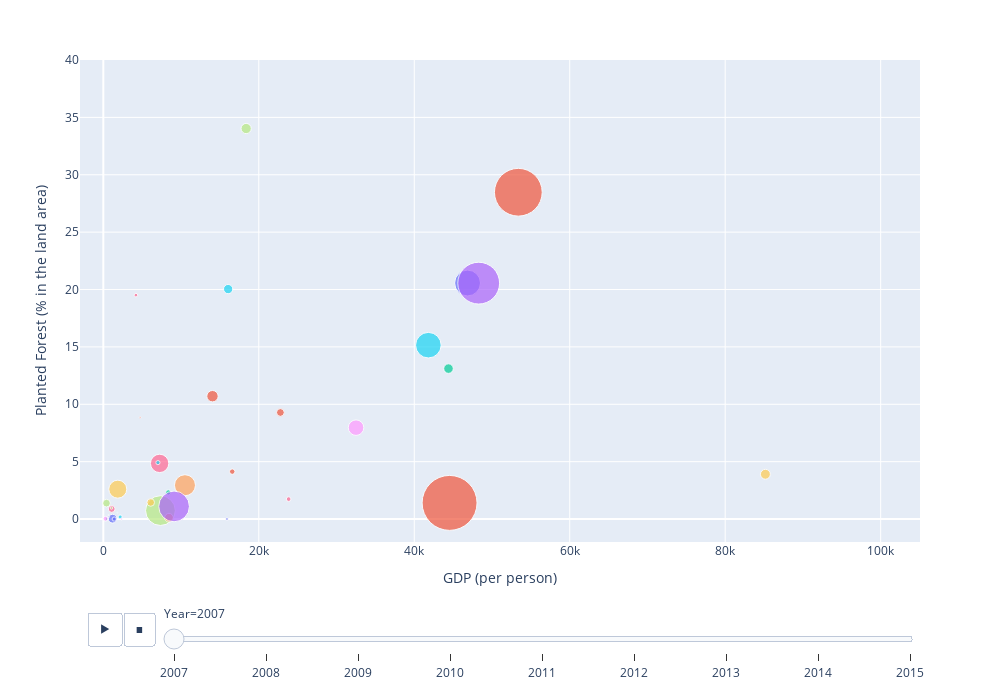

Notebook code for this chart:
### Code cell
import plotly.express as px

fig = px.scatter(data_year_select, x="GDP", y="Planted Forest(%)", animation_frame="Year", animation_group="Country",
        size="Net Export(1000 USD)", color="Country", size_max=40, range_x=[-3000,105059], range_y=[-2,40])

fig.update_layout(
    xaxis_title="GDP (per person)",
    yaxis_title="Planted Forest (% in the land area)",
    width=1000,
    height=700,
    showlegend=False
)

### Figure 1 — Plotly figure (JSON) as saved in the notebook; plotly's stock layout.template omitted (floating-point values rounded to 4 significant figures)
{"data": [{"hoverlabel": {"namelength": 0}, "hovertemplate": "Country=Austria<br>Year=2007<br>GDP=%{x}<br>Planted Forest(%)=%{y}<br>Net Export(1000 USD)=%{marker.size}", "ids": ["Austria"], "legendgroup": "Country=Austria", "marker": {"color": "#636efa", "size": [3890724], "sizemode": "area", "sizeref": 11640.0, "symbol": "circle"}, "mode": "markers", "name": "Country=Austria", "showlegend": true, "type": "scatter", "x": [46860.0], "xaxis": "x", "y": [20.57], "yaxis": "y"}, {"hoverlabel": {"namelength": 0}, "hovertemplate": "Country=Belarus<br>Year=2007<br>GDP=%{x}<br>Planted Forest(%)=%{y}<br>Net Export(1000 USD)=%{marker.size}", "ids": ["Belarus"], "legendgroup": "Country=Belarus", "marker": {"color": "#EF553B", "size": [17376], "sizemode": "area", "sizeref": 11640.0, "symbol": "circle"}, "mode": "markers", "name": "Country=Belarus", "showlegend": true, "type": "scatter", "x": [4736.0], "xaxis": "x", "y": [8.857], "yaxis": "y"}, {"hoverlabel": {"namelength": 0}, "hovertemplate": "Country=Belgium<br>Year=2007<br>GDP=%{x}<br>Planted Forest(%)=%{y}<br>Net Export(1000 USD)=%{marker.size}", "ids": ["Belgium"], "legendgroup": "Country=Belgium", "marker": {"color": "#00cc96", "size": [536939], "sizemode": "area", "sizeref": 11640.0, "symbol": "circle"}, "mode": "markers", "name": "Country=Belgium", "showlegend": true, "type": "scatter", "x": [44400.0], "xaxis": "x", "y": [13.11], "yaxis": "y"}, {"hoverlabel": {"namelength": 0}, "hovertemplate": "Country=Benin<br>Year=2007<br>GDP=%{x}<br>Planted Forest(%)=%{y}<br>Net Export(1000 USD)=%{marker.size}", "ids": ["Benin"], "legendgroup": "Country=Benin", "marker": {"color": "#FFA15A", "size": [856], "sizemode": "area", "sizeref": 11640.0, "symbol": "circle"}, "mode": "markers", "name": "Country=Benin", "showlegend": true, "type": "scatter", "x": [706.1], "xaxis": "x", "y": [0.1472], "yaxis": "y"}, {"hoverlabel": {"namelength": 0}, "hovertemplate": "Country=Bhutan<br>Year=2007<br>GDP=%{x}<br>Planted Forest(%)=%{y}<br>Net Export(1000 USD)=%{marker.size}", "ids": ["Bhutan"], "legendgroup": "Country=Bhutan", "marker": {"color": "#19d3f3", "size": [4221], "sizemode": "area", "sizeref": 11640.0, "symbol": "circle"}, "mode": "markers", "name": "Country=Bhutan", "showlegend": true, "type": "scatter", "x": [1799.0], "xaxis": "x", "y": [0.5562], "yaxis": "y"}, {"hoverlabel": {"namelength": 0}, "hovertemplate": "Country=Bosnia and Herzegovina<br>Year=2007<br>GDP=%{x}<br>Planted Forest(%)=%{y}<br>Net Export(1000 USD)=%{marker.size}", "ids": ["Bosnia and Herzegovina"], "legendgroup": "Country=Bosnia and Herzegovina", "marker": {"color": "#FF6692", "size": [76850], "sizemode": "area", "sizeref": 11640.0, "symbol": "circle"}, "mode": "markers", "name": "Country=Bosnia and Herzegovina", "showlegend": true, "type": "scatter", "x": [4193.0], "xaxis": "x", "y": [19.51], "yaxis": "y"}, {"hoverlabel": {"namelength": 0}, "hovertemplate": "Country=Brazil<br>Year=2007<br>GDP=%{x}<br>Planted Forest(%)=%{y}<br>Net Export(1000 USD)=%{marker.size}", "ids": ["Brazil"], "legendgroup": "Country=Brazil", "marker": {"color": "#B6E880", "size": [5153702], "sizemode": "area", "sizeref": 11640.0, "symbol": "circle"}, "mode": "markers", "name": "Country=Brazil", "showlegend": true, "type": "scatter", "x": [7348.0], "xaxis": "x", "y": [0.7371], "yaxis": "y"}, {"hoverlabel": {"namelength": 0}, "hovertemplate": "Country=Cameroon<br>Year=2007<br>GDP=%{x}<br>Planted Forest(%)=%{y}<br>Net Export(1000 USD)=%{marker.size}", "ids": ["Cameroon"], "legendgroup": "Country=Cameroon", "marker": {"color": "#636efa", "size": [447093], "sizemode": "area", "sizeref": 11640.0, "symbol": "circle"}, "mode": "markers", "name": "Country=Cameroon", "showlegend": true, "type": "scatter", "x": [1194.0], "xaxis": "x", "y": [0.03419], "yaxis": "y"}, {"hoverlabel": {"namelength": 0}, "hovertemplate": "Country=Canada<br>Year=2007<br>GDP=%{x}<br>Planted Forest(%)=%{y}<br>Net Export(1000 USD)=%{marker.size}", "ids": ["Canada"], "legendgroup": "Country=Canada", "marker": {"color": "#EF553B", "size": [17572346], "sizemode": "area", "sizeref": 11640.0, "symbol": "circle"}, "mode": "markers", "name": "Country=Canada", "showlegend": true, "type": "scatter", "x": [44540.0], "xaxis": "x", "y": [1.407], "yaxis": "y"}, {"hoverlabel": {"namelength": 0}, "hovertemplate": "Country=Central African Republic<br>Year=2007<br>GDP=%{x}<br>Planted Forest(%)=%{y}<br>Net Export(1000 USD)=%{marker.size}", "ids": ["Central African Republic"], "legendgroup": "Country=Central African Republic", "marker": {"color": "#00cc96", "size": [49334], "sizemode": "area", "sizeref": 11640.0, "symbol": "circle"}, "mode": "markers", "name": "Country=Central African Republic", "showlegend": true, "type": "scatter", "x": [404.4], "xaxis": "x", "y": [0.00321], "yaxis": "y"}, {"hoverlabel": {"namelength": 0}, "hovertemplate": "Country=Chile<br>Year=2007<br>GDP=%{x}<br>Planted Forest(%)=%{y}<br>Net Export(1000 USD)=%{marker.size}", "ids": ["Chile"], "legendgroup": "Country=Chile", "marker": {"color": "#FFA15A", "size": [2578070], "sizemode": "area", "sizeref": 11640.0, "symbol": "circle"}, "mode": "markers", "name": "Country=Chile", "showlegend": true, "type": "scatter", "x": [10500.0], "xaxis": "x", "y": [2.947], "yaxis": "y"}, {"hoverlabel": {"namelength": 0}, "hovertemplate": "Country=Congo<br>Year=2007<br>GDP=%{x}<br>Planted Forest(%)=%{y}<br>Net Export(1000 USD)=%{marker.size}", "ids": ["Congo"], "legendgroup": "Country=Congo", "marker": {"color": "#19d3f3", "size": [101692], "sizemode": "area", "sizeref": 11640.0, "symbol": "circle"}, "mode": "markers", "name": "Country=Congo", "showlegend": true, "type": "scatter", "x": [2166.0], "xaxis": "x", "y": [0.1775], "yaxis": "y"}, {"hoverlabel": {"namelength": 0}, "hovertemplate": "Country=Czechia<br>Year=2007<br>GDP=%{x}<br>Planted Forest(%)=%{y}<br>Net Export(1000 USD)=%{marker.size}", "ids": ["Czechia"], "legendgroup": "Country=Czechia", "marker": {"color": "#B6E880", "size": [609077], "sizemode": "area", "sizeref": 11640.0, "symbol": "circle"}, "mode": "markers", "name": "Country=Czechia", "showlegend": true, "type": "scatter", "x": [18370.0], "xaxis": "x", "y": [34.03], "yaxis": "y"}, {"hoverlabel": {"namelength": 0}, "hovertemplate": "Country=Democratic Republic of the Congo<br>Year=2007<br>GDP=%{x}<br>Planted Forest(%)=%{y}<br>Net Export(1000 USD)=%{marker.size}", "ids": ["Democratic Republic of the Congo"], "legendgroup": "Country=Democratic Republic of the Congo", "marker": {"color": "#FF97FF", "size": [138103], "sizemode": "area", "sizeref": 11640.0, "symbol": "circle"}, "mode": "markers", "name": "Country=Democratic Republic of the Congo", "showlegend": true, "type": "scatter", "x": [286.3], "xaxis": "x", "y": [0.02551], "yaxis": "y"}, {"hoverlabel": {"namelength": 0}, "hovertemplate": "Country=Equatorial Guinea<br>Year=2007<br>GDP=%{x}<br>Planted Forest(%)=%{y}<br>Net Export(1000 USD)=%{marker.size}", "ids": ["Equatorial Guinea"], "legendgroup": "Country=Equatorial Guinea", "marker": {"color": "#636efa", "size": [47000], "sizemode": "area", "sizeref": 11640.0, "symbol": "circle"}, "mode": "markers", "name": "Country=Equatorial Guinea", "showlegend": true, "type": "scatter", "x": [15910.0], "xaxis": "x", "y": [0.004456], "yaxis": "y"}, {"hoverlabel": {"namelength": 0}, "hovertemplate": "Country=Estonia<br>Year=2007<br>GDP=%{x}<br>Planted Forest(%)=%{y}<br>Net Export(1000 USD)=%{marker.size}", "ids": ["Estonia"], "legendgroup": "Country=Estonia", "marker": {"color": "#EF553B", "size": [173054], "sizemode": "area", "sizeref": 11640.0, "symbol": "circle"}, "mode": "markers", "name": "Country=Estonia", "showlegend": true, "type": "scatter", "x": [16590.0], "xaxis": "x", "y": [4.133], "yaxis": "y"}, {"hoverlabel": {"namelength": 0}, "hovertemplate": "Country=Finland<br>Year=2007<br>GDP=%{x}<br>Planted Forest(%)=%{y}<br>Net Export(1000 USD)=%{marker.size}", "ids": ["Finland"], "legendgroup": "Country=Finland", "marker": {"color": "#ab63fa", "size": [10180842], "sizemode": "area", "sizeref": 11640.0, "symbol": "circle"}, "mode": "markers", "name": "Country=Finland", "showlegend": true, "type": "scatter", "x": [48290.0], "xaxis": "x", "y": [20.56], "yaxis": "y"}, {"hoverlabel": {"namelength": 0}, "hovertemplate": "Country=Gabon<br>Year=2007<br>GDP=%{x}<br>Planted Forest(%)=%{y}<br>Net Export(1000 USD)=%{marker.size}", "ids": ["Gabon"], "legendgroup": "Country=Gabon", "marker": {"color": "#FFA15A", "size": [446496], "sizemode": "area", "sizeref": 11640.0, "symbol": "circle"}, "mode": "markers", "name": "Country=Gabon", "showlegend": true, "type": "scatter", "x": [8447.0], "xaxis": "x", "y": [0.1164], "yaxis": "y"}, {"hoverlabel": {"namelength": 0}, "hovertemplate": "Country=Germany<br>Year=2007<br>GDP=%{x}<br>Planted Forest(%)=%{y}<br>Net Export(1000 USD)=%{marker.size}", "ids": ["Germany"], "legendgroup": "Country=Germany", "marker": {"color": "#19d3f3", "size": [3809450], "sizemode": "area", "sizeref": 11640.0, "symbol": "circle"}, "mode": "markers", "name": "Country=Germany", "showlegend": true, "type": "scatter", "x": [41810.0], "xaxis": "x", "y": [15.15], "yaxis": "y"}, {"hoverlabel": {"namelength": 0}, "hovertemplate": "Country=Ghana<br>Year=2007<br>GDP=%{x}<br>Planted Forest(%)=%{y}<br>Net Export(1000 USD)=%{marker.size}", "ids": ["Ghana"], "legendgroup": "Country=Ghana", "marker": {"color": "#FF6692", "size": [272437], "sizemode": "area", "sizeref": 11640.0, "symbol": "circle"}, "mode": "markers", "name": "Country=Ghana", "showlegend": true, "type": "scatter", "x": [1078.0], "xaxis": "x", "y": [0.879], "yaxis": "y"}, {"hoverlabel": {"namelength": 0}, "hovertemplate": "Country=Guinea<br>Year=2007<br>GDP=%{x}<br>Planted Forest(%)=%{y}<br>Net Export(1000 USD)=%{marker.size}", "ids": ["Guinea"], "legendgroup": "Country=Guinea", "marker": {"color": "#B6E880", "size": [7016], "sizemode": "area", "sizeref": 11640.0, "symbol": "circle"}, "mode": "markers", "name": "Country=Guinea", "showlegend": true, "type": "scatter", "x": [660.0], "xaxis": "x", "y": [0.3516], "yaxis": "y"}, {"hoverlabel": {"namelength": 0}, "hovertemplate": "Country=Guyana<br>Year=2007<br>GDP=%{x}<br>Planted Forest(%)=%{y}<br>Net Export(1000 USD)=%{marker.size}", "ids": ["Guyana"], "legendgroup": "Country=Guyana", "marker": {"color": "#FF97FF", "size": [25185], "sizemode": "area", "sizeref": 11640.0, "symbol": "circle"}, "mode": "markers", "name": "Country=Guyana", "showlegend": true, "type": "scatter", "x": [2331.0], "xaxis": "x", "y": [0], "yaxis": "y"}, {"hoverlabel": {"namelength": 0}, "hovertemplate": "Country=Indonesia<br>Year=2007<br>GDP=%{x}<br>Planted Forest(%)=%{y}<br>Net Export(1000 USD)=%{marker.size}", "ids": ["Indonesia"], "legendgroup": "Country=Indonesia", "marker": {"color": "#FECB52", "size": [1885261], "sizemode": "area", "sizeref": 11640.0, "symbol": "circle"}, "mode": "markers", "name": "Country=Indonesia", "showlegend": true, "type": "scatter", "x": [1860.0], "xaxis": "x", "y": [2.604], "yaxis": "y"}, {"hoverlabel": {"namelength": 0}, "hovertemplate": "Country=Lao People's Democratic Republic<br>Year=2007<br>GDP=%{x}<br>Planted Forest(%)=%{y}<br>Net Export(1000 USD)=%{marker.size}", "ids": ["Lao People's Democratic Republic"], "legendgroup": "Country=Lao People's Democratic Republic", "marker": {"color": "#636efa", "size": [16133], "sizemode": "area", "sizeref": 11640.0, "symbol": "circle"}, "mode": "markers", "name": "Country=Lao People's Democratic Republic", "showlegend": true, "type": "scatter", "x": [710.3], "xaxis": "x", "y": [0.1913], "yaxis": "y"}, {"hoverlabel": {"namelength": 0}, "hovertemplate": "Country=Latvia<br>Year=2007<br>GDP=%{x}<br>Planted Forest(%)=%{y}<br>Net Export(1000 USD)=%{marker.size}", "ids": ["Latvia"], "legendgroup": "Country=Latvia", "marker": {"color": "#EF553B", "size": [756337], "sizemode": "area", "sizeref": 11640.0, "symbol": "circle"}, "mode": "markers", "name": "Country=Latvia", "showlegend": true, "type": "scatter", "x": [14040.0], "xaxis": "x", "y": [10.7], "yaxis": "y"}, {"hoverlabel": {"namelength": 0}, "hovertemplate": "Country=Luxembourg<br>Year=2007<br>GDP=%{x}<br>Planted Forest(%)=%{y}<br>Net Export(1000 USD)=%{marker.size}", "ids": ["Luxembourg"], "legendgroup": "Country=Luxembourg", "marker": {"color": "#FFA15A", "size": [297600], "sizemode": "area", "sizeref": 11640.0, "symbol": "circle"}, "mode": "markers", "name": "Country=Luxembourg", "showlegend": true, "type": "scatter", "x": [106000.0], "xaxis": "x", "y": [11.65], "yaxis": "y"}, {"hoverlabel": {"namelength": 0}, "hovertemplate": "Country=Malaysia<br>Year=2007<br>GDP=%{x}<br>Planted Forest(%)=%{y}<br>Net Export(1000 USD)=%{marker.size}", "ids": ["Malaysia"], "legendgroup": "Country=Malaysia", "marker": {"color": "#FF6692", "size": [1968018], "sizemode": "area", "sizeref": 11640.0, "symbol": "circle"}, "mode": "markers", "name": "Country=Malaysia", "showlegend": true, "type": "scatter", "x": [7243.0], "xaxis": "x", "y": [4.849], "yaxis": "y"}, {"hoverlabel": {"namelength": 0}, "hovertemplate": "Country=Myanmar<br>Year=2007<br>GDP=%{x}<br>Planted Forest(%)=%{y}<br>Net Export(1000 USD)=%{marker.size}", "ids": ["Myanmar"], "legendgroup": "Country=Myanmar", "marker": {"color": "#B6E880", "size": [345738], "sizemode": "area", "sizeref": 11640.0, "symbol": "circle"}, "mode": "markers", "name": "Country=Myanmar", "showlegend": true, "type": "scatter", "x": [406.7], "xaxis": "x", "y": [1.384], "yaxis": "y"}, {"hoverlabel": {"namelength": 0}, "hovertemplate": "Country=New Zealand<br>Year=2007<br>GDP=%{x}<br>Planted Forest(%)=%{y}<br>Net Export(1000 USD)=%{marker.size}", "ids": ["New Zealand"], "legendgroup": "Country=New Zealand", "marker": {"color": "#FF97FF", "size": [1406610], "sizemode": "area", "sizeref": 11640.0, "symbol": "circle"}, "mode": "markers", "name": "Country=New Zealand", "showlegend": true, "type": "scatter", "x": [32510.0], "xaxis": "x", "y": [7.964], "yaxis": "y"}, {"hoverlabel": {"namelength": 0}, "hovertemplate": "Country=Norway<br>Year=2007<br>GDP=%{x}<br>Planted Forest(%)=%{y}<br>Net Export(1000 USD)=%{marker.size}", "ids": ["Norway"], "legendgroup": "Country=Norway", "marker": {"color": "#FECB52", "size": [569490], "sizemode": "area", "sizeref": 11640.0, "symbol": "circle"}, "mode": "markers", "name": "Country=Norway", "showlegend": true, "type": "scatter", "x": [85170.0], "xaxis": "x", "y": [3.902], "yaxis": "y"}, {"hoverlabel": {"namelength": 0}, "hovertemplate": "Country=Papua New Guinea<br>Year=2007<br>GDP=%{x}<br>Planted Forest(%)=%{y}<br>Net Export(1000 USD)=%{marker.size}", "ids": ["Papua New Guinea"], "legendgroup": "Country=Papua New Guinea", "marker": {"color": "#636efa", "size": [101956], "sizemode": "area", "sizeref": 11640.0, "symbol": "circle"}, "mode": "markers", "name": "Country=Papua New Guinea", "showlegend": true, "type": "scatter", "x": [1402.0], "xaxis": "x", "y": [0], "yaxis": "y"}, {"hoverlabel": {"namelength": 0}, "hovertemplate": "Country=Portugal<br>Year=2007<br>GDP=%{x}<br>Planted Forest(%)=%{y}<br>Net Export(1000 USD)=%{marker.size}", "ids": ["Portugal"], "legendgroup": "Country=Portugal", "marker": {"color": "#EF553B", "size": [353167], "sizemode": "area", "sizeref": 11640.0, "symbol": "circle"}, "mode": "markers", "name": "Country=Portugal", "showlegend": true, "type": "scatter", "x": [22780.0], "xaxis": "x", "y": [9.286], "yaxis": "y"}, {"hoverlabel": {"namelength": 0}, "hovertemplate": "Country=Romania<br>Year=2007<br>GDP=%{x}<br>Planted Forest(%)=%{y}<br>Net Export(1000 USD)=%{marker.size}", "ids": ["Romania"], "legendgroup": "Country=Romania", "marker": {"color": "#00cc96", "size": [160913], "sizemode": "area", "sizeref": 11640.0, "symbol": "circle"}, "mode": "markers", "name": "Country=Romania", "showlegend": true, "type": "scatter", "x": [8360.0], "xaxis": "x", "y": [2.323], "yaxis": "y"}, {"hoverlabel": {"namelength": 0}, "hovertemplate": "Country=Russian Federation<br>Year=2007<br>GDP=%{x}<br>Planted Forest(%)=%{y}<br>Net Export(1000 USD)=%{marker.size}", "ids": ["Russian Federation"], "legendgroup": "Country=Russian Federation", "marker": {"color": "#ab63fa", "size": [5494154], "sizemode": "area", "sizeref": 11640.0, "symbol": "circle"}, "mode": "markers", "name": "Country=Russian Federation", "showlegend": true, "type": "scatter", "x": [9101.0], "xaxis": "x", "y": [1.1], "yaxis": "y"}, {"hoverlabel": {"namelength": 0}, "hovertemplate": "Country=Slovakia<br>Year=2007<br>GDP=%{x}<br>Planted Forest(%)=%{y}<br>Net Export(1000 USD)=%{marker.size}", "ids": ["Slovakia"], "legendgroup": "Country=Slovakia", "marker": {"color": "#19d3f3", "size": [501211], "sizemode": "area", "sizeref": 11640.0, "symbol": "circle"}, "mode": "markers", "name": "Country=Slovakia", "showlegend": true, "type": "scatter", "x": [16060.0], "xaxis": "x", "y": [20.04], "yaxis": "y"}, {"hoverlabel": {"namelength": 0}, "hovertemplate": "Country=Slovenia<br>Year=2007<br>GDP=%{x}<br>Planted Forest(%)=%{y}<br>Net Export(1000 USD)=%{marker.size}", "ids": ["Slovenia"], "legendgroup": "Country=Slovenia", "marker": {"color": "#FF6692", "size": [126781], "sizemode": "area", "sizeref": 11640.0, "symbol": "circle"}, "mode": "markers", "name": "Country=Slovenia", "showlegend": true, "type": "scatter", "x": [23840.0], "xaxis": "x", "y": [1.738], "yaxis": "y"}, {"hoverlabel": {"namelength": 0}, "hovertemplate": "Country=Solomon Islands<br>Year=2007<br>GDP=%{x}<br>Planted Forest(%)=%{y}<br>Net Export(1000 USD)=%{marker.size}", "ids": ["Solomon Islands"], "legendgroup": "Country=Solomon Islands", "marker": {"color": "#B6E880", "size": [35147], "sizemode": "area", "sizeref": 11640.0, "symbol": "circle"}, "mode": "markers", "name": "Country=Solomon Islands", "showlegend": true, "type": "scatter", "x": [1049.0], "xaxis": "x", "y": [0.9611], "yaxis": "y"}, {"hoverlabel": {"namelength": 0}, "hovertemplate": "Country=Somalia<br>Year=2007<br>GDP=%{x}<br>Planted Forest(%)=%{y}<br>Net Export(1000 USD)=%{marker.size}", "ids": ["Somalia"], "legendgroup": "Country=Somalia", "marker": {"color": "#FF97FF", "size": [6589], "sizemode": "area", "sizeref": 11640.0, "symbol": "circle"}, "mode": "markers", "name": "Country=Somalia", "showlegend": true, "type": "scatter", "x": [null], "xaxis": "x", "y": [0.004782], "yaxis": "y"}, {"hoverlabel": {"namelength": 0}, "hovertemplate": "Country=South Africa<br>Year=2007<br>GDP=%{x}<br>Planted Forest(%)=%{y}<br>Net Export(1000 USD)=%{marker.size}", "ids": ["South Africa"], "legendgroup": "Country=South Africa", "marker": {"color": "#FECB52", "size": [340885], "sizemode": "area", "sizeref": 11640.0, "symbol": "circle"}, "mode": "markers", "name": "Country=South Africa", "showlegend": true, "type": "scatter", "x": [6096.0], "xaxis": "x", "y": [1.447], "yaxis": "y"}, {"hoverlabel": {"namelength": 0}, "hovertemplate": "Country=Sweden<br>Year=2007<br>GDP=%{x}<br>Planted Forest(%)=%{y}<br>Net Export(1000 USD)=%{marker.size}", "ids": ["Sweden"], "legendgroup": "Country=Sweden", "marker": {"color": "#EF553B", "size": [13271647], "sizemode": "area", "sizeref": 11640.0, "symbol": "circle"}, "mode": "markers", "name": "Country=Sweden", "showlegend": true, "type": "scatter", "x": [53390.0], "xaxis": "x", "y": [28.48], "yaxis": "y"}, {"hoverlabel": {"namelength": 0}, "hovertemplate": "Country=Uruguay<br>Year=2007<br>GDP=%{x}<br>Planted Forest(%)=%{y}<br>Net Export(1000 USD)=%{marker.size}", "ids": ["Uruguay"], "legendgroup": "Country=Uruguay", "marker": {"color": "#19d3f3", "size": [102242], "sizemode": "area", "sizeref": 11640.0, "symbol": "circle"}, "mode": "markers", "name": "Country=Uruguay", "showlegend": true, "type": "scatter", "x": [7027.0], "xaxis": "x", "y": [4.918], "yaxis": "y"}], "layout": {"height": 700, "legend": {"itemsizing": "constant", "tracegroupgap": 0}, "margin": {"t": 60}, "showlegend": false, "sliders": [{"active": 0, "currentvalue": {"prefix": "Year="}, "len": 0.9, "pad": {"b": 10, "t": 60}, "steps": [{"args": [["2007"], {"frame": {"duration": 0, "redraw": false}, "fromcurrent": true, "mode": "immediate", "transition": {"duration": 0, "easing": "linear"}}], "label": "2007", "method": "animate"}, {"args": [["2008"], {"frame": {"duration": 0, "redraw": false}, "fromcurrent": true, "mode": "immediate", "transition": {"duration": 0, "easing": "linear"}}], "label": "2008", "method": "animate"}, {"args": [["2009"], {"frame": {"duration": 0, "redraw": false}, "fromcurrent": true, "mode": "immediate", "transition": {"duration": 0, "easing": "linear"}}], "label": "2009", "method": "animate"}, {"args": [["2010"], {"frame": {"duration": 0, "redraw": false}, "fromcurrent": true, "mode": "immediate", "transition": {"duration": 0, "easing": "linear"}}], "label": "2010", "method": "animate"}, {"args": [["2011"], {"frame": {"duration": 0, "redraw": false}, "fromcurrent": true, "mode": "immediate", "transition": {"duration": 0, "easing": "linear"}}], "label": "2011", "method": "animate"}, {"args": [["2012"], {"frame": {"duration": 0, "redraw": false}, "fromcurrent": true, "mode": "immediate", "transition": {"duration": 0, "easing": "linear"}}], "label": "2012", "method": "animate"}, {"args": [["2013"], {"frame": {"duration": 0, "redraw": false}, "fromcurrent": true, "mode": "immediate", "transition": {"duration": 0, "easing": "linear"}}], "label": "2013", "method": "animate"}, {"args": [["2014"], {"frame": {"duration": 0, "redraw": false}, "fromcurrent": true, "mode": "immediate", "transition": {"duration": 0, "easing": "linear"}}], "label": "2014", "method": "animate"}, {"args": [["2015"], {"frame": {"duration": 0, "redraw": false}, "fromcurrent": true, "mode": "immediate", "transition": {"duration": 0, "easing": "linear"}}], "label": "2015", "method": "animate"}], "x": 0.1, "xanchor": "left", "y": 0, "yanchor": "top"}], "updatemenus": [{"buttons": [{"args": [null, {"frame": {"duration": 500, "redraw": false}, "fromcurrent": true, "mode": "immediate", "transition": {"duration": 500, "easing": "linear"}}], "label": "&#9654;", "method": "animate"}, {"args": [[null], {"frame": {"duration": 0, "redraw": false}, "fromcurrent": true, "mode": "immediate", "transition": {"duration": 0, "easing": "linear"}}], "label": "&#9724;", "method": "animate"}], "direction": "left", "pad": {"r": 10, "t": 70}, "showactive": false, "type": "buttons", "x": 0.1, "xanchor": "right", "y": 0, "yanchor": "top"}], "width": 1000, "xaxis": {"anchor": "y", "domain": [0, 1], "range": [-3000, 105059], "title": {"text": "GDP (per person)"}}, "yaxis": {"anchor": "x", "domain": [0, 1], "range": [-2, 40], "title": {"text": "Planted Forest (% in the land area)"}}}}
